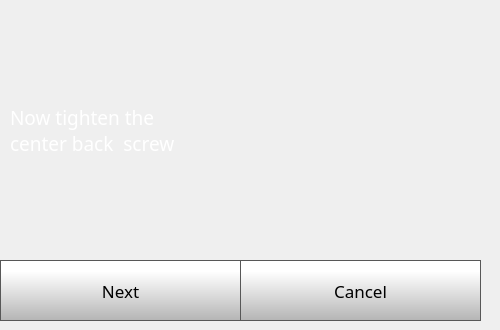
    <widget class="QWidget" name="quickStep5Page">
     <widget class="QLabel" name="calibrateLabel_25">
      <property name="geometry">
       <rect>
        <x>10</x>
        <y>10</y>
        <width>201</width>
        <height>241</height>
       </rect>
      </property>
      <property name="font">
       <font>
        <family>Gotham</family>
        <pointsize>14</pointsize>
        <weight>50</weight>
        <bold>false</bold>
       </font>
      </property>
      <property name="contextMenuPolicy">
       <enum>Qt::NoContextMenu</enum>
      </property>
      <property name="styleSheet">
       <string notr="true">color: rgb(255, 255, 255);</string>
      </property>
      <property name="text">
       <string>Now tighten the center back  screw</string>
      </property>
      <property name="wordWrap">
       <bool>true</bool>
      </property>
     </widget>
     <widget class="QPushButton" name="quickStep5NextButton">
      <property name="geometry">
       <rect>
        <x>0</x>
        <y>260</y>
        <width>241</width>
        <height>61</height>
       </rect>
      </property>
      <property name="font">
       <font>
        <family>Gotham</family>
        <pointsize>13</pointsize>
       </font>
      </property>
      <property name="contextMenuPolicy">
       <enum>Qt::NoContextMenu</enum>
      </property>
      <property name="styleSheet">
       <string notr="true">QPushButton {
     border: 1px solid rgb(87, 87, 87);
	background-color: qlineargradient(spread:pad, x1:0, y1:1, x2:0, y2:0.188, stop:0 rgba(180, 180, 180, 255), stop:1 rgba(255, 255, 255, 255));


}

QPushButton:pressed {
    background-color: qlineargradient(x1: 0, y1: 0, x2: 0, y2: 1,
                                      stop: 0 #dadbde, stop: 1 #f6f7fa);
}

QPushButton:flat {
    border: none; /* no border for a flat push button */
}

QPushButton:default {
    border-color: navy; /* make the default button prominent */
}

QPushButton:focus {
	outline: none;
}</string>
      </property>
      <property name="text">
       <string>Next</string>
      </property>
      <property name="iconSize">
       <size>
        <width>40</width>
        <height>40</height>
       </size>
      </property>
     </widget>
     <widget class="QPushButton" name="quickStep5CancelButton">
      <property name="geometry">
       <rect>
        <x>240</x>
        <y>260</y>
        <width>241</width>
        <height>61</height>
       </rect>
      </property>
      <property name="font">
       <font>
        <family>Gotham</family>
        <pointsize>13</pointsize>
       </font>
      </property>
      <property name="contextMenuPolicy">
       <enum>Qt::NoContextMenu</enum>
      </property>
      <property name="styleSheet">
       <string notr="true">QPushButton {
     border: 1px solid rgb(87, 87, 87);
	background-color: qlineargradient(spread:pad, x1:0, y1:1, x2:0, y2:0.188, stop:0 rgba(180, 180, 180, 255), stop:1 rgba(255, 255, 255, 255));


}

QPushButton:pressed {
    background-color: qlineargradient(x1: 0, y1: 0, x2: 0, y2: 1,
                                      stop: 0 #dadbde, stop: 1 #f6f7fa);
}

QPushButton:flat {
    border: none; /* no border for a flat push button */
}

QPushButton:default {
    border-color: navy; /* make the default button prominent */
}

QPushButton:focus {
	outline: none;
}</string>
      </property>
      <property name="text">
       <string>Cancel</string>
      </property>
      <property name="iconSize">
       <size>
        <width>40</width>
        <height>40</height>
       </size>
      </property>
     </widget>
     <widget class="QLabel" name="calib4">
      <property name="geometry">
       <rect>
        <x>230</x>
        <y>0</y>
        <width>261</width>
        <height>261</height>
       </rect>
      </property>
      <property name="text">
       <string/>
      </property>
     </widget>
    </widget>
